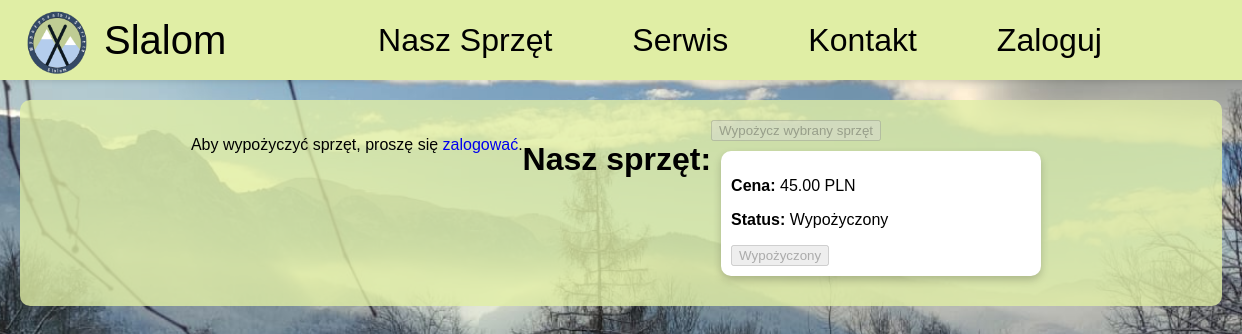
The app's page /public/equipment.php, older data.
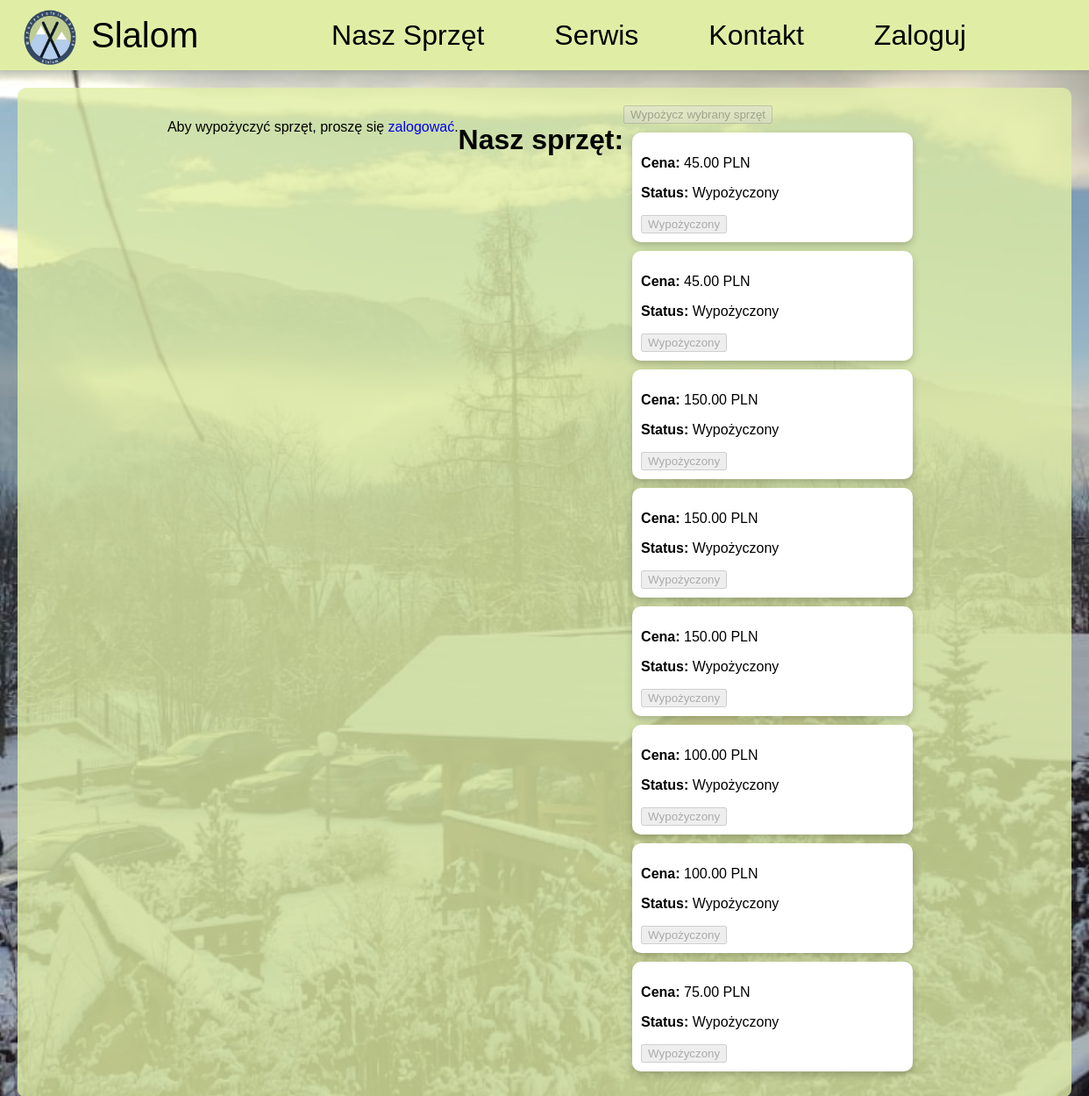
The same page, newer data.
### tables this page shows
CREATE TABLE `equipment` (
  `E_id` int unsigned NOT NULL AUTO_INCREMENT,
  `E_producer` int unsigned NOT NULL,
  `E_category` int unsigned NOT NULL,
  `E_size` float NOT NULL,
  `E_price` decimal(10,2) NOT NULL,
  `E_if_rent` enum('Dostępny','Wynajęty','Zarezerwowany') NOT NULL DEFAULT 'Dostępny',
  `E_photo` varchar(255) NOT NULL,
  `E_rent_price_id` int unsigned DEFAULT NULL,
  PRIMARY KEY (`E_id`),
  KEY `E_producer` (`E_producer`),
  KEY `E_category` (`E_category`),
  KEY `equipment_ibfk_3` (`E_rent_price_id`),
  CONSTRAINT `equipment_ibfk_1` FOREIGN KEY (`E_producer`) REFERENCES `business` (`B_id`),
  CONSTRAINT `equipment_ibfk_2` FOREIGN KEY (`E_category`) REFERENCES `category` (`C_id`),
  CONSTRAINT `equipment_ibfk_3` FOREIGN KEY (`E_rent_price_id`) REFERENCES `rent_price` (`RP_id`) ON DELETE SET NULL ON UPDATE CASCADE
);

### src/DBConect.php (called while the page is built, shortened)
<?php
class Database {
    public function __construct() {
        $this->conn = new mysqli(DB_HOST, DB_USER, DB_PASS, DB_NAME);
    }
    public function getConnection() {
        $this->conn = new mysqli(DB_HOST, DB_USER, DB_PASS, DB_NAME);
        $this->conn->set_charset("utf8mb4");
        return $this->conn;
    }
}
?>

### src/models/equipment_model.php (called while the page is built, shortened)
<?php
require_once __DIR__ . '/../DBConect.php';
class Equipment {
    private $db;
    public function __construct() {
        $dbConnect = new Database();
        $this->db = $dbConnect->getConnection();
    }
    public function getAllEquipment() {
        $query = "SELECT e.E_id, b.B_name, c.C_Name, e.E_size, e.E_price, e.E_if_rent, e.E_photo
                  FROM equipment e
                  JOIN business b ON e.E_producer = b.B_id
                  JOIN category c ON e.E_category = c.C_id";
        $result = $this->db->query($query);
        return $result->fetch_all(MYSQLI_ASSOC);
    }
}
?>

### public/equipment.php (the view, shortened to what this page needs)
<?php
require_once __DIR__ . '/../src/models/user_model.php';
require_once __DIR__ . '/../src/DBConect.php';
require_once __DIR__ . '/../src/models/equipment_model.php';
if (!isset($_SESSION['user'])) {
    $role = -1;
} else {
    $role = $_SESSION['user']->getRole();
}
$eq = new Equipment();
$equipmentList = $eq->getAllEquipment();
?>
<!DOCTYPE html>
<html lang="pl">
<head>
    <link rel="stylesheet" href="css/menu.css">
    <link rel="stylesheet" href="css/equipment.css">
</head>
<body>
    <?php
        include __DIR__ . '/menu.php';
    ?>
    <div id="equipment-container">
    <?php if ($role === -1): ?>
            <p>Aby wypożyczyć sprzęt, proszę się <a href="login.php">zalogować</a>.</p>
    <?php endif; ?>
        <h1>Nasz sprzęt:</h1>
        <form id="equipmentForm" action="rent.php" method="post">
        <input type="submit" value="Wypożycz wybrany sprzęt" <?= $role === -1 ? 'disabled' : '' ?>>
            <?php foreach ($equipmentList as $equipment): ?>
                <div class="equipment-card">
                    <p><strong>Cena:</strong> <?= htmlspecialchars($equipment['E_price']) ?> PLN</p>
                    <p><strong>Status:</strong> <?= $equipment['E_if_rent'] === '0' ? 'Dostępny' : 'Wypożyczony' ?></p>
                    <?php if ($equipment['E_if_rent'] === 'Dostępny' && $role !== -1): ?>
                        <label>
                            <input type="checkbox" name="equipment_ids[]" value="<?= htmlspecialchars($equipment['E_id']) ?>">
                            Wypożycz
                        </label>
                    <?php else: ?>
                        <button disabled><?= $equipment['E_if_rent'] === '0' ? 'Zaloguj się, aby wypożyczyć' : 'Wypożyczony' ?></button>
                    <?php endif; ?>
                </div>
            <?php endforeach; ?>
        </form>
    </div>
</body>
</html>

### public/menu.php (shortened to what this page needs)
<nav class="menu">
    <a href="main.php">
        <div id="logo">
            <img src="/public/assets/logo.png" class="logo" alt="Logo">
            <p>Slalom</p>
        </div>
    </a>
    <aside id="side-menu">
        <ul>
            <?php if (isset($_SESSION['user'])): ?>
                <?php if ($_SESSION['user']->getRole() == 1): ?>
                    <li><a href="adminPanel.php">Panel administratora</a></li>
                <?php else: ?>
                    <li><a href="equipment.php">Nasz Sprzęt</a></li>
                    <li><a href="servises.php">Serwis</a></li>
                    <li><a href="conctact.php">Kontakt</a></li>
                    <li><a href="userInfo.php">Informacje o koncie</a></li>
                <?php endif; ?>
                <li><a href="logout.php">Wyloguj</a></li>
            <?php else: ?>
                <li><a href="equipment.php">Nasz Sprzęt</a></li>
                <li><a href="servises.php">Serwis</a></li>
                <li><a href="conctact.php">Kontakt</a></li>
                <li><a href="login.php">Zaloguj</a></li>
            <?php endif; ?>
        </ul>
    </aside>
</nav>

### public/css/menu.css (style rules this page uses)
a { text-decoration: none; }
body { margin: 0; padding: 0; font-family: 'JainiPurva', sans-serif; }
nav.menu { height: 10vh; width: 100%; display: flex; flex-direction: row; justify-content: space-between; align-items: center; background-color: #E0EEA5; padding: 0 1em; box-shadow: 0 2px 5px rgba(0, 0, 0, 0.1); }
#logo { display: flex; align-items: center; gap: 0.5em; }
#logo img { height: 5em; width: auto; }
#logo p { font-size: 2.5em; color: #000; margin: 0; }
#side-menu { z-index: 1000; position: fixed; top: 0; left: -100vw; height:90vh; width: 100vw; background-color: #E0EEA5; display: flex; flex-direction: column; align-items: center; justify-content: center; transition: left 0.3s ease-in-out; }
#side-menu ul { list-style: none; padding: 0; margin: 0; text-align: center; display: flex; flex-direction: column; gap: 1em; }
#side-menu li { font-size: 3em; }
#side-menu a { text-decoration: none; color: #000; }
@media (min-width: 800px) { #side-menu { position: static; height: auto; width: auto; background-color: transparent; flex-direction: row; align-items: center; gap: 1em; transition: none; margin-right: 10vw; } }
@media (min-width: 800px) { #side-menu ul { flex-direction: row; justify-content: flex-end; } }
@media (min-width: 800px) { #side-menu li { font-size: 2em; margin: 0 1em; } }

### public/css/equipment.css (style rules this page uses)
body { margin: 0; padding: 0; background: url('../assets/user_background.jpg') no-repeat center center fixed; background-size: cover; }
#equipment-container { display: flex; flex-wrap: wrap; width: auto; height: auto; justify-content: center; padding: 20px; margin: 20px; background-color: rgba(224, 238, 165, 0.8); border-radius: 10px; }
.equipment-card { width: 300px; margin: 10px; padding: 10px; border-radius: 10px; box-shadow: 0 4px 8px rgba(0, 0, 0, 0.2); background-color: #fff; }

Row changes from the older to the newer data that the page shows:
added equipment: E_price "45.00", E_if_rent "Wypożyczony"
added equipment: E_price "150.00", E_if_rent "Wypożyczony"
added equipment: E_price "150.00", E_if_rent "Wypożyczony"
added equipment: E_price "150.00", E_if_rent "Wypożyczony"
added equipment: E_price "100.00", E_if_rent "Wypożyczony"
added equipment: E_price "100.00", E_if_rent "Wypożyczony"
added equipment: E_price "75.00", E_if_rent "Wypożyczony"
